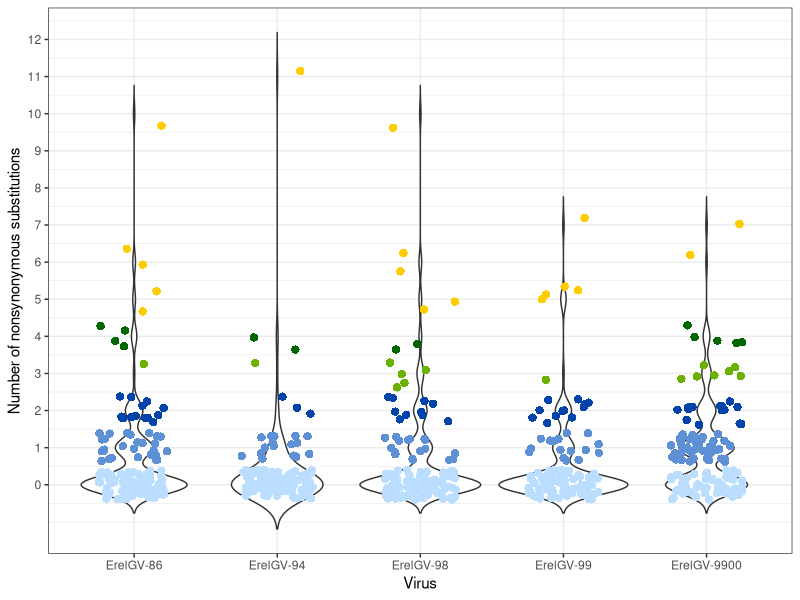

Reproduce this figure in R.
# Script for creating violin plots
# Written by: Anderson Brito
# Date: 03 May 2016
# Contact: andersonfbrito@gmail.com
# R version: R version 3.3.2

library(ggplot2)

setwd("/path/to/working/directory/")

erelgv <- read.csv("example_violin.txt", header=TRUE, sep="\t")

vir <- as.factor(erelgv$vir)
div <- erelgv$div
cat <- erelgv$cat

# Basic violin plot
p <- ggplot(erelgv, aes(x=vir, y=div), size=2) + 
  geom_violin(trim=FALSE)  +
  scale_y_continuous(breaks=seq(0, 12, 1)) +
  labs(x="Virus", y = "Number of nonsynonymous substitutions") +
  geom_jitter(shape=16, position=position_jitter(0.25), aes(colour = factor(cat)),
              size=I(2.5))

# # Rotate the violin plot
# p + coord_flip()

p  + theme_bw() + theme(legend.position="none") +
  scale_colour_manual(values = c("#bbddffff", "#5d90d4ff", "#0044aaff", "#6bb200ff", "#006600ff", "#ffcc00ff"))
